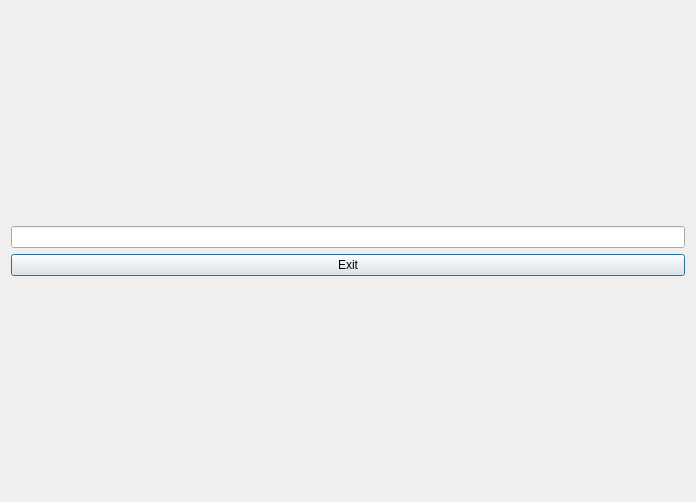
<?xml version="1.0" encoding="UTF-8"?>
<ui version="4.0">
 <class>Dialog</class>
 <widget class="QDialog" name="Dialog">
  <property name="geometry">
   <rect>
    <x>0</x>
    <y>0</y>
    <width>696</width>
    <height>502</height>
   </rect>
  </property>
  <property name="windowTitle">
   <string>Error log</string>
  </property>
  <layout class="QVBoxLayout" name="verticalLayout_2">
   <item>
    <layout class="QVBoxLayout" name="verticalLayout">
     <item>
      <widget class="QLineEdit" name="lineEdit">
       <property name="readOnly">
        <bool>true</bool>
       </property>
      </widget>
     </item>
     <item>
      <widget class="QPushButton" name="pushButton">
       <property name="text">
        <string>Exit</string>
       </property>
      </widget>
     </item>
    </layout>
   </item>
  </layout>
 </widget>
 <resources/>
 <connections/>
</ui>
